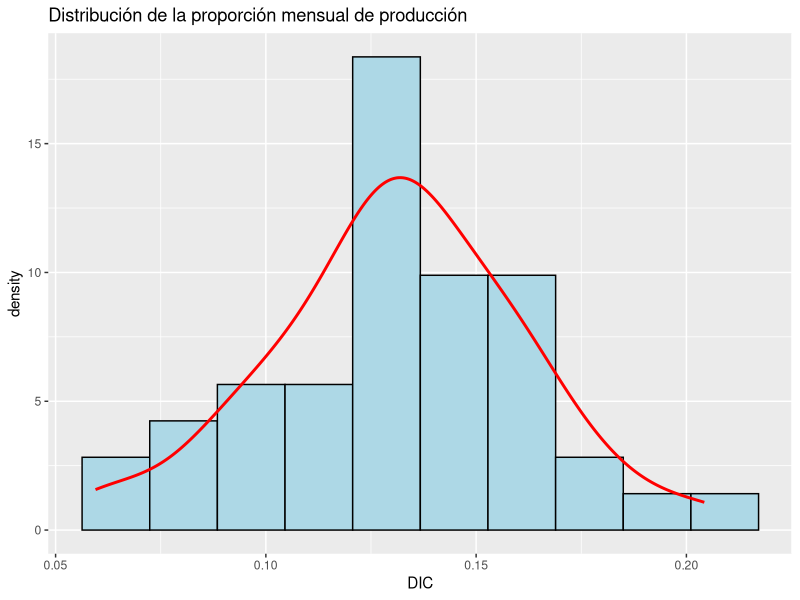
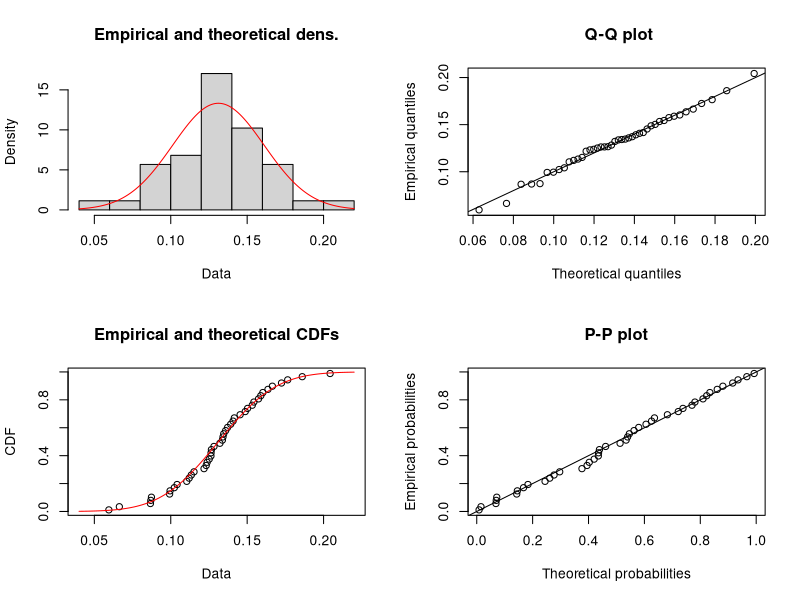
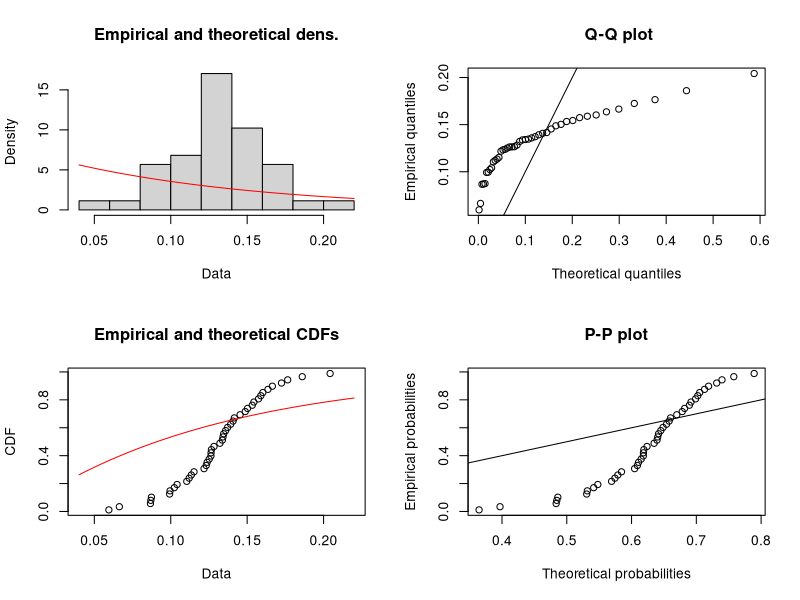
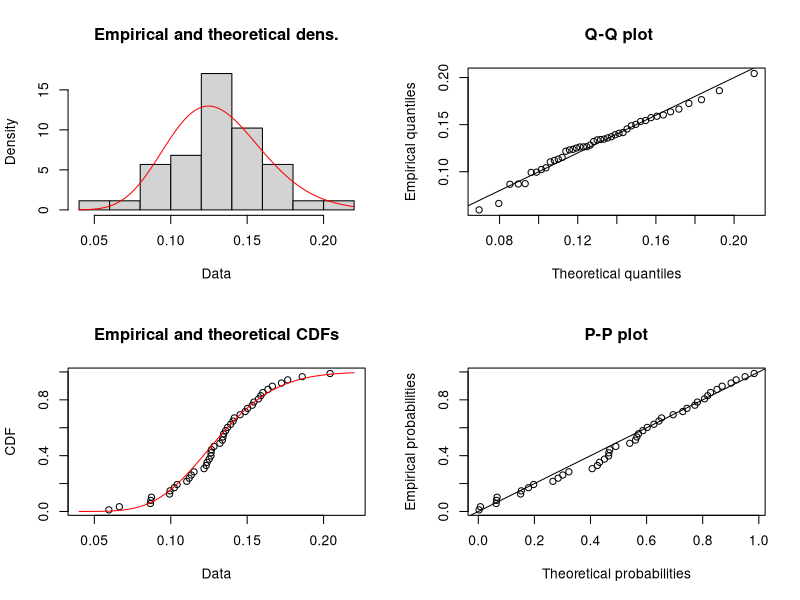
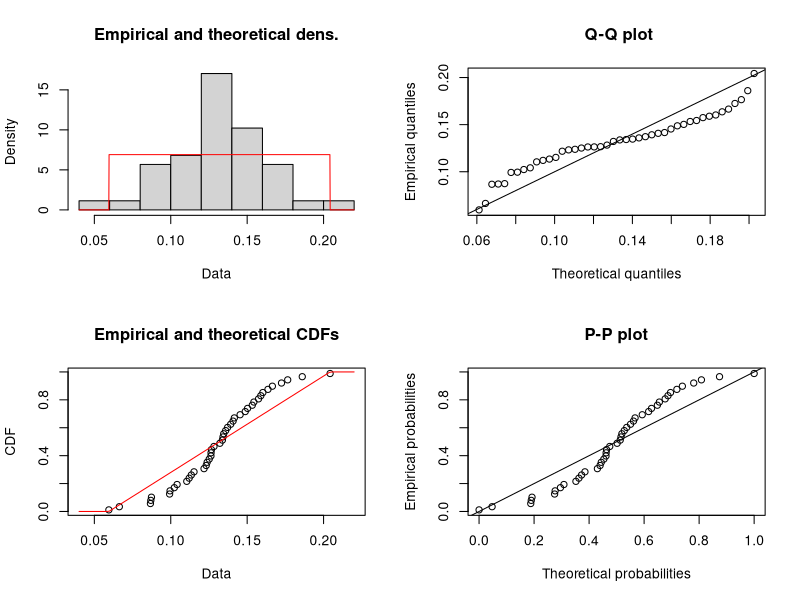

Write the R code that produced these figures, in order.
install.packages(c("fitdistrplus", "ggplot2", "readxl"))

library(fitdistrplus)
library(ggplot2)
library(readxl)

# Importar datos
datos <- read_excel("Produccion.xlsx", sheet="Proporcion")

# Verificar
head(datos)
summary(datos$MARZ)


# VISUALIZACION DE LOS DATOS ------------------------------
ggplot(datos, aes(x = DIC)) +
  geom_histogram(aes(y = ..density..), bins = 10, fill = "lightblue", color = "black") +
  geom_density(color = "red", linewidth = 1) +
  labs(title = "Distribución de la proporción mensual de producción")


# AJUSTE --------------------------------------------------
x <- datos$DIC

# Normal
ajuste_norm <- fitdist(x, "norm")

# Exponencial
ajuste_exp <- fitdist(x, "exp")

# Beta (solo si 0 < x < 1)
ajuste_beta <- fitdist(x, "beta", start = list(shape1 = 2, shape2 = 2))

# Uniforme
ajuste_unif <- fitdist(x, "unif")

# PARAMETROS
ajuste_norm
ajuste_exp
ajuste_beta
ajuste_unif

resumen <- data.frame(
  Distribucion = c("Normal", "Exponencial", "Beta", "Uniforme"),
  AIC = c(ajuste_norm$aic, ajuste_exp$aic, ajuste_beta$aic, ajuste_unif$aic),
  BIC = c(ajuste_norm$bic, ajuste_exp$bic, ajuste_beta$bic, ajuste_unif$bic)
)
print(resumen)

# PRUEBAS DE AJUSTE KOLMOGOROV-SMIRNOV --------------------
# Normal
ks.test(x, "pnorm", mean = mean(x), sd = sd(x))

# Exponencial
ks.test(x, "pexp", rate = 1/mean(x))

# Beta
param_beta <- coef(ajuste_beta)
ks.test(x, "pbeta", shape1 = param_beta["shape1"], shape2 = param_beta["shape2"])

# Uniforme
ks.test(x, "punif", min = min(x), max = max(x))

# VISUALIZACION COMPARATIVA -------------------------------
par(mfrow = c(2, 2))
plot(ajuste_norm)
plot(ajuste_exp)
plot(ajuste_beta)
plot(ajuste_unif)
